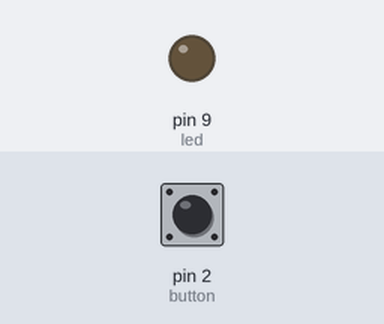
The sketch below on a simulated Arduino Uno, built with avr-gcc and run on an emulated ATmega328P. Shown: output pins drawn as LEDs (lit = HIGH). The test bench sets the inputs (shaded band); at power-on: pin 2 (button) HIGH. What the sketch prints to the serial monitor is not drawn.

Above: at 6.9 s.
7.0 s: pin 2 (button) pulled LOW for 3 s
At 7.96 s:
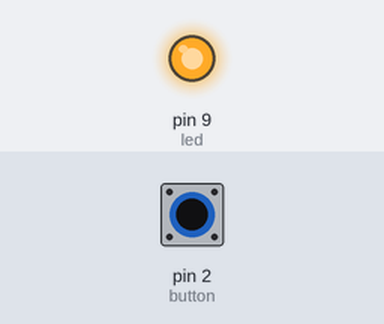
11.5 s: pin 2 (button) pulled LOW for 3 s
Timing chart, 0 to 22.0 s (numbered marks = the images above; inputs shaded):
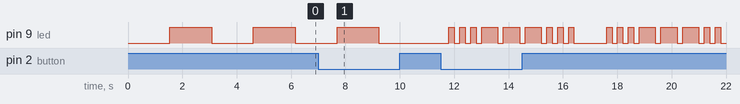

The sketch:

pwm_led.ino
```cpp
const int led = 9;
const int button = 2;

int mode = 1;
bool lastButtonState = HIGH;

void setup() {
  pinMode(led, OUTPUT);
  pinMode(button, INPUT_PULLUP);

  Serial.begin(9600);
  Serial.println("Mode 1 : Slow Breathing");
}

void loop() {

  bool currentButton = digitalRead(button);

  if (lastButtonState == HIGH && currentButton == LOW) {

    mode++;

    if (mode > 3)
      mode = 1;

    if (mode == 1)
      Serial.println("Mode 1 : Slow Breathing");

    else if (mode == 2)
      Serial.println("Mode 2 : Fast Pulse");

    else
      Serial.println("Mode 3 : SOS");

    delay(250);
  }

  lastButtonState = currentButton;

  if (mode == 1)
    slowBreathing();

  else if (mode == 2)
    fastPulse();

  else
    sosPattern();
}

void slowBreathing() {

  for (int i = 0; i <= 255; i++) {
    analogWrite(led, i);
    delay(6);
  }

  for (int i = 255; i >= 0; i--) {
    analogWrite(led, i);
    delay(6);
  }
}

void fastPulse() {

  for (int i = 0; i <= 255; i++) {
    analogWrite(led, i);
    delay(1);
  }

  for (int i = 255; i >= 0; i--) {
    analogWrite(led, i);
    delay(1);
  }
}

void dot() {
  digitalWrite(led, HIGH);
  delay(200);
  digitalWrite(led, LOW);
  delay(200);
}

void dash() {
  digitalWrite(led, HIGH);
  delay(600);
  digitalWrite(led, LOW);
  delay(200);
}

void sosPattern() {

  dot();
  dot();
  dot();

  dash();
  dash();
  dash();

  dot();
  dot();
  dot();

  delay(1000);
}
```

Measured:
- after the input at 7.0 s, pin 9 (led): goes on until 9.2 s, then stays LOW
- by itself, pin 9 (led): alternates HIGH for 1.5 s and LOW for 1.5 s
